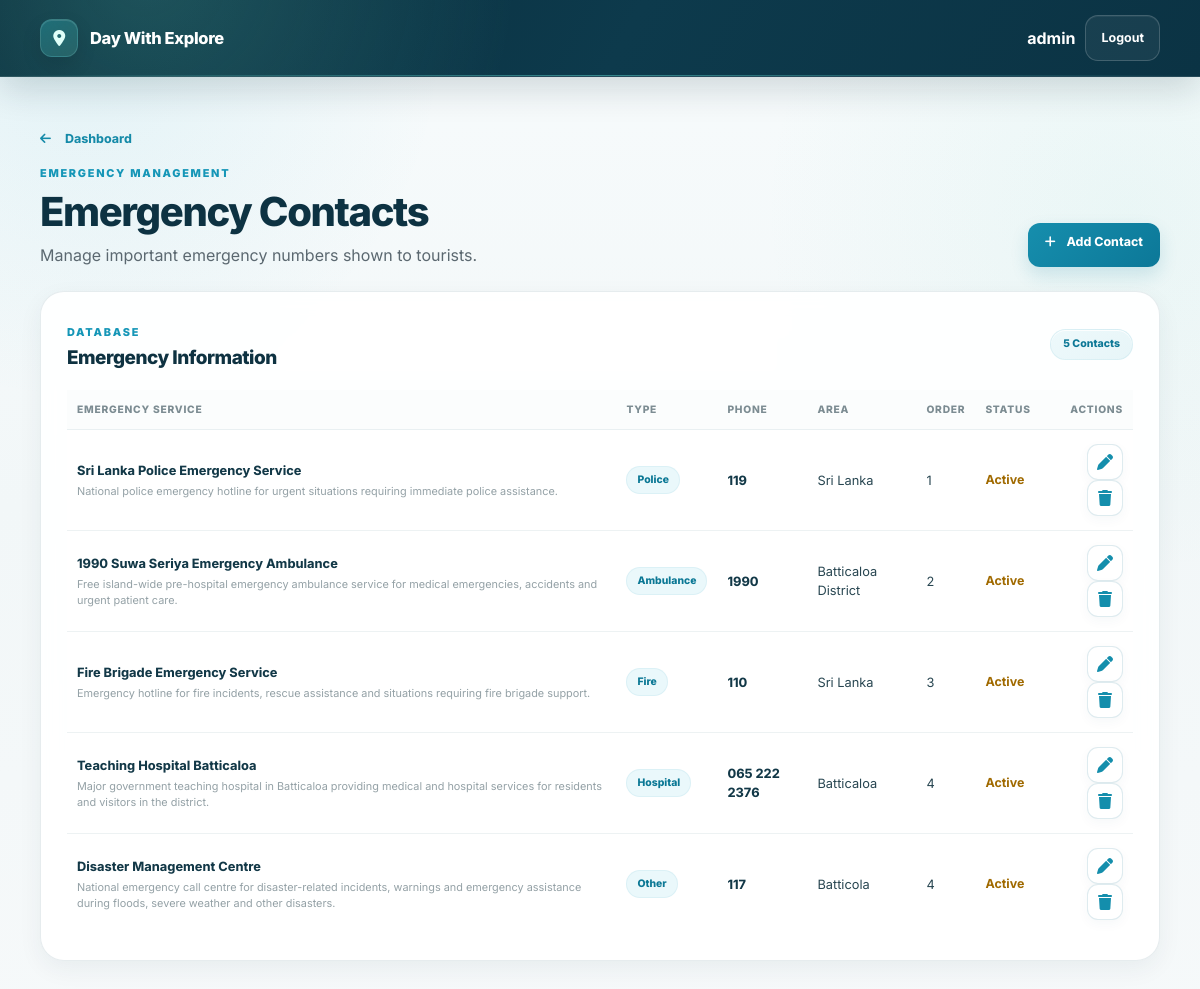
The app's page /admin-emergency.php (signed in) with its own data.
### tables this page shows
CREATE TABLE emergency_contacts
        (
            id INTEGER PRIMARY KEY AUTOINCREMENT,

            title TEXT NOT NULL,

            emergency_type TEXT NOT NULL,

            phone TEXT NOT NULL,

            area TEXT,

            description TEXT,

            display_order INTEGER DEFAULT 0,

            is_active INTEGER DEFAULT 1,

            created_at DATETIME DEFAULT CURRENT_TIMESTAMP,

            updated_at DATETIME DEFAULT CURRENT_TIMESTAMP
        );

### admin-emergency.php (the view, shortened to what this page needs)
<?php
require_once __DIR__ . '/config/database.php';
$statement = $pdo->query("
    SELECT
        id,
        title,
        emergency_type,
        phone,
        area,
        description,
        display_order,
        is_active
    FROM emergency_contacts
    ORDER BY
        display_order ASC,
        id DESC
");
$contacts =
    $statement->fetchAll();
?>
<!DOCTYPE html>
<html lang="en">
<head>
    <link
        href="https://cdn.jsdelivr.net/npm/bootstrap@5.3.3/dist/css/bootstrap.min.css"
        rel="stylesheet"
    >
    <link
        rel="stylesheet"
        href="https://cdnjs.cloudflare.com/ajax/libs/font-awesome/6.5.2/css/all.min.css"
    >
    <link
        rel="stylesheet"
        href="assets/css/style.css"
    >
</head>
<body class="admin-dashboard-body">
<nav class="admin-topbar">
    <div class="container-fluid">
        <div class="admin-topbar-inner">
            <a
                href="admin-dashboard.php"
                class="admin-dashboard-brand"
            >
                <i class="fa-solid fa-location-dot"></i>
                Day With Explore
            </a>
            <div class="admin-user-area">
                <strong>
                    <?= htmlspecialchars(
                        $_SESSION['admin_username']
                    ) ?>
                </strong>
                <form
                    action="admin-logout.php"
                    method="POST"
                >
                    <button
                        type="submit"
                        class="btn admin-logout-btn"
                    >
                        Logout
                    </button>
                </form>
            </div>
        </div>
    </div>
</nav>
<section class="admin-dashboard-section">
    <div class="container-fluid">
        <div class="admin-page-header">
            <div>
                <a
                    href="admin-dashboard.php"
                    class="admin-page-back"
                >
                    <i class="fa-solid fa-arrow-left"></i>
                    Dashboard
                </a>
                <span class="admin-section-label d-block mt-3">
                    EMERGENCY MANAGEMENT
                </span>
                <h1>
                    Emergency Contacts
                </h1>
                <p>
                    Manage important emergency
                    numbers shown to tourists.
                </p>
            </div>
            <a
                href="admin-emergency-add.php"
                class="btn admin-add-btn"
            >
                <i class="fa-solid fa-plus me-2"></i>
                Add Contact
            </a>
        </div>
        <div class="admin-panel-card mt-4">
            <div class="admin-panel-header">
                <div>
                    <span class="admin-section-label">
                        DATABASE
                    </span>
                    <h4>
                        Emergency Information
                    </h4>
                </div>
                <span class="admin-coming-badge">
                    <?= count($contacts) ?>
                    Contacts
                </span>
            </div>
            <?php if ($contacts): ?>
                <div class="table-responsive">
                    <table
                        class="table admin-table align-middle"
                    >
                        <thead>
                            <tr>
                                <th>
                                    Emergency Service
                                </th>
                                <th>
                                    Type
                                </th>
                                <th>
                                    Phone
                                </th>
                                <th>
                                    Area
                                </th>
                                <th>
                                    Order
                                </th>
                                <th>
                                    Status
                                </th>
                                <th class="text-end">
                                    Actions
                                </th>
                            </tr>
                        </thead>
                        <tbody>
                        <?php foreach ($contacts as $contact): ?>
                            <tr>
                                <td>
                                    <strong>
                                        <?= htmlspecialchars(
                                            $contact['title']
                                        ) ?>
                                    </strong>
                                    <small class="admin-slug-text">
                                        <?= htmlspecialchars(
                                            $contact['description']
                                            ?? 'No description'
                                        ) ?>
                                    </small>
                                </td>
                                <td>
                                    <span class="admin-table-category">
                                        <?= htmlspecialchars(
                                            $contact['emergency_type']
                                        ) ?>
                                    </span>
                                </td>
                                <td>
                                    <strong>
                                        <?= htmlspecialchars(
                                            $contact['phone']
                                        ) ?>
                                    </strong>
                                </td>
                                <td>
                                    <?= htmlspecialchars(
                                        $contact['area']
                                        ?? '-'
                                    ) ?>
                                </td>
                                <td>
                                    <?= (int) $contact['display_order'] ?>
                                </td>
                                <td>
                                    <?php if (
                                        (int) $contact['is_active'] === 1
                                    ): ?>
                                        <span class="admin-featured-yes">
                                            Active
                                        </span>
                                    <?php else: ?>
                                        <span class="text-muted">
                                            Hidden
                                        </span>
                                    <?php endif; ?>
                                </td>
                                <td class="text-end">
                                    <a
                                        href="admin-emergency-edit.php?id=<?= (int) $contact['id'] ?>"
                                        class="btn admin-icon-btn"
                                        title="Edit"
                                    >
                                        <i class="fa-solid fa-pen"></i>
                                    </a>
                                    <form
                                        action="admin-emergency-delete.php"
                                        method="POST"
                                        class="d-inline"
                                        onsubmit="return confirm('Delete this emergency contact?');"
                                    >
                                        <button
                                            type="submit"
                                            class="btn admin-icon-btn admin-delete-icon"
                                            title="Delete"
                                        >
                                            <i class="fa-solid fa-trash"></i>
                                        </button>
                                    </form>
                                </td>
                            </tr>
                        <?php endforeach; ?>
                        </tbody>
                    </table>
                </div>
            <?php endif; ?>
        </div>
    </div>
</section>
</body>
</html>

### records on screen
emergency_contacts: title "Sri Lanka Police Emergency Service", description "National police emergency hotline for urgent situations requiring immediate police assistance.", emergency_type "Police", phone "119", area "Sri Lanka", display_order "1", is_active "Active"
emergency_contacts: title "1990 Suwa Seriya Emergency Ambulance", description "Free island-wide pre-hospital emergency ambulance service for medical emergencies, accidents and urgent patient care.", emergency_type "Ambulance", phone "1990", area "Batticaloa District", display_order "2", is_active "Active"
emergency_contacts: title "Fire Brigade Emergency Service", description "Emergency hotline for fire incidents, rescue assistance and situations requiring fire brigade support.", emergency_type "Fire", phone "110", area "Sri Lanka", display_order "3", is_active "Active"
emergency_contacts: title "Teaching Hospital Batticaloa", description "Major government teaching hospital in Batticaloa providing medical and hospital services for residents and visitors in the district.", emergency_type "Hospital", phone "065 222 2376", area "Batticaloa", display_order "4", is_active "Active"
emergency_contacts: title "Disaster Management Centre", description "National emergency call centre for disaster-related incidents, warnings and emergency assistance during floods, severe weather and other disasters.", emergency_type "Other", phone "117", area "Batticola", display_order "4", is_active "Active"

### other values on screen
$_SESSION['admin_username'] "admin"
count($contacts) "5"
